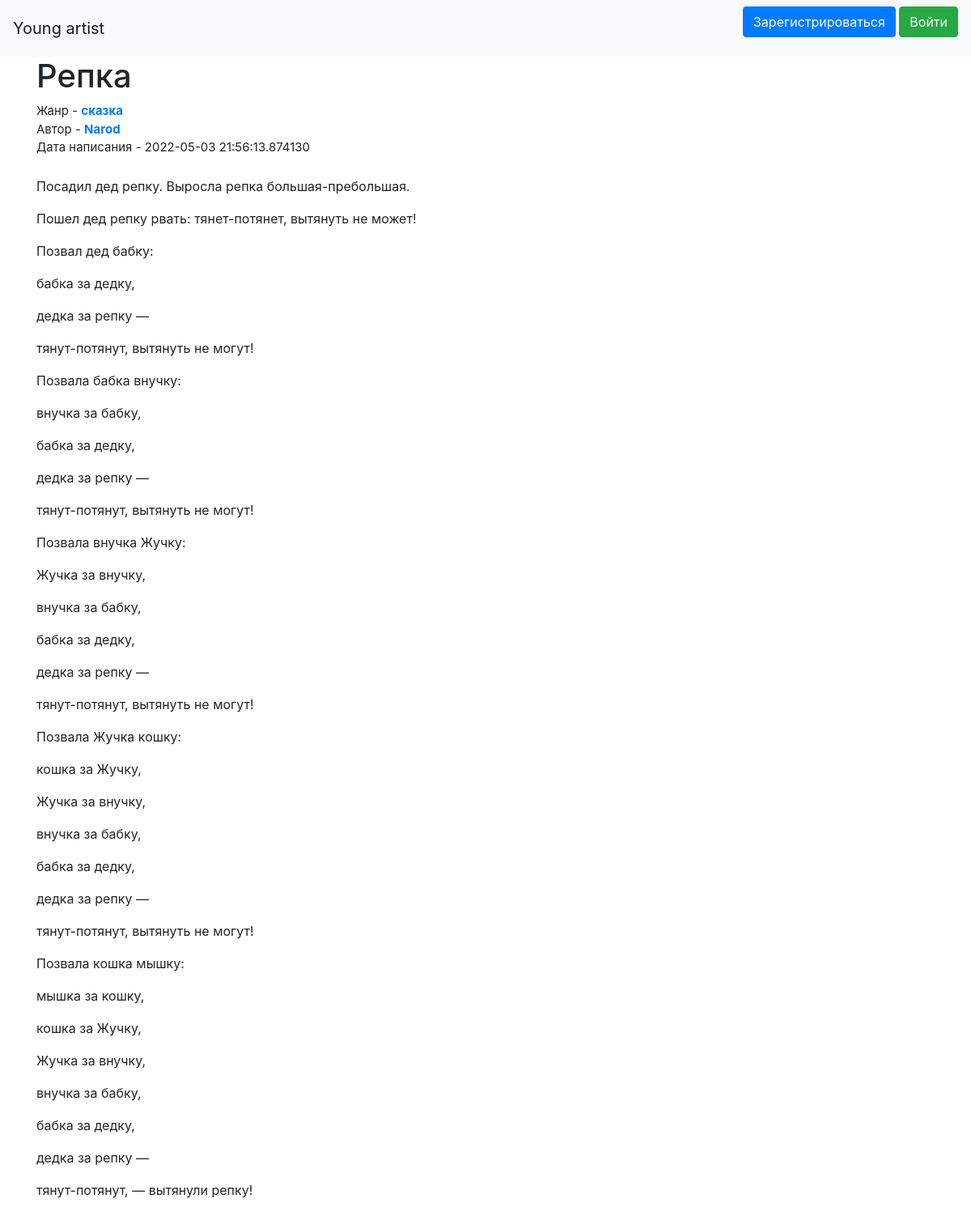
/texts/6, run on the app's committed database.
### data/works.py (models this page shows)
class Works(SqlAlchemyBase, SerializerMixin):
    __tablename__ = 'works'
    datetime_format = '%d %B %Y'
    id = sqlalchemy.Column(sqlalchemy.Integer,
                           primary_key=True, autoincrement=True)
    title = sqlalchemy.Column(sqlalchemy.String, nullable=True)
    genre_id = sqlalchemy.Column(sqlalchemy.Integer,
                                sqlalchemy.ForeignKey("genres.id"))
    description = sqlalchemy.Column(sqlalchemy.String, nullable=True)
    content = sqlalchemy.Column(sqlalchemy.String, nullable=True)
    created_date = sqlalchemy.Column(sqlalchemy.DateTime,
                                     default=datetime.datetime.now())
    is_private = sqlalchemy.Column(sqlalchemy.Boolean, default=True)
    user_id = sqlalchemy.Column(sqlalchemy.Integer,
                                sqlalchemy.ForeignKey("users.id"))
    user = orm.relation('User')
    genre = orm.relation('Genre')

### data/genre.py (models this page shows)
class Genre(SqlAlchemyBase, SerializerMixin):
    __tablename__ = 'genres'
    id = sqlalchemy.Column(sqlalchemy.Integer, primary_key=True,
                           autoincrement=True)
    name = sqlalchemy.Column(sqlalchemy.String, nullable=True)
    news = orm.relation("Works", back_populates='genre')

### data/users.py (models this page shows, shortened)
class User(SqlAlchemyBase, UserMixin, SerializerMixin):
    __tablename__ = 'users'
    id = sqlalchemy.Column(sqlalchemy.Integer,
                           primary_key=True, autoincrement=True)
    name = sqlalchemy.Column(sqlalchemy.String, nullable=True)
    about = sqlalchemy.Column(sqlalchemy.String, nullable=True)
    email = sqlalchemy.Column(sqlalchemy.String,
                              index=True, unique=True, nullable=True)
    hashed_password = sqlalchemy.Column(sqlalchemy.String, nullable=True)
    created_date = sqlalchemy.Column(sqlalchemy.DateTime,
                                     default=datetime.datetime.now)
    news = orm.relation("Works", back_populates='user')

### main.py (the view)
@app.route('/texts/<int:work_id>')
def get_work(work_id):
    print(request.referrer)
    db_sess = db_session.create_session()
    work = db_sess.query(Works).get(work_id)
    work.content = work.content.split('\r\n')
    return render_template('text.html', work=work)

### data/db_session.py (called while the page is built)
def create_session() -> Session:
    global __factory
    return __factory()

### templates/text.html
{% extends "base.html" %}
{% block content %}
<h1>{{ work.title }}</h1>
<div style="font-size: 15px;">
    Жанр - <a href="/filtered_by_genre/{{ work.genre_id }}"><b>{{work.genre.name}}</b></a><br>
    Автор - <a href="/profile/{{ work.user_id }}"><b>{{work.user.name}}</b><a><br>
    Дата написания - {{work.created_date}}<br>
</div>
<br>
{% for paragraph in work.content %}
    <p style="word-wrap: break-word;">
        {{ paragraph }}
    </p>
{% endfor %}
{% endblock %}

### data on the page
Works: title "Репка", created_date "2022-05-03 21:56:13.874130"
Genre: genre.name "сказка"
User: user.name "Narod"

### other printed values
{{ paragraph }} "Посадил дед репку. Выросла репка большая-пребольшая." "Пошел дед репку рвать: тянет-потянет, вытянуть не может!" "Позвал дед бабку:" "бабка за дедку," "дедка за репку —" "тянут-потянут, вытянуть не могут!" "Позвала бабка внучку:" "внучка за бабку," "бабка за дедку," "дедка за репку —" "тянут-потянут, вытянуть не могут!" "Позвала внучка Жучку:" "Жучка за внучку," "внучка за бабку," "бабка за дедку," "дедка за репку —" "тянут-потянут, вытянуть не могут!" "Позвала Жучка кошку:" "кошка за Жучку," "Жучка за внучку," "внучка за бабку," "бабка за дедку," "дедка за репку —" "тянут-потянут, вытянуть не могут!" "Позвала кошка мышку:" "мышка за кошку," "кошка за Жучку," "Жучка за внучку," "внучка за бабку," "бабка за дедку," "дедка за репку —" "тянут-потянут, — вытянули репку!"
